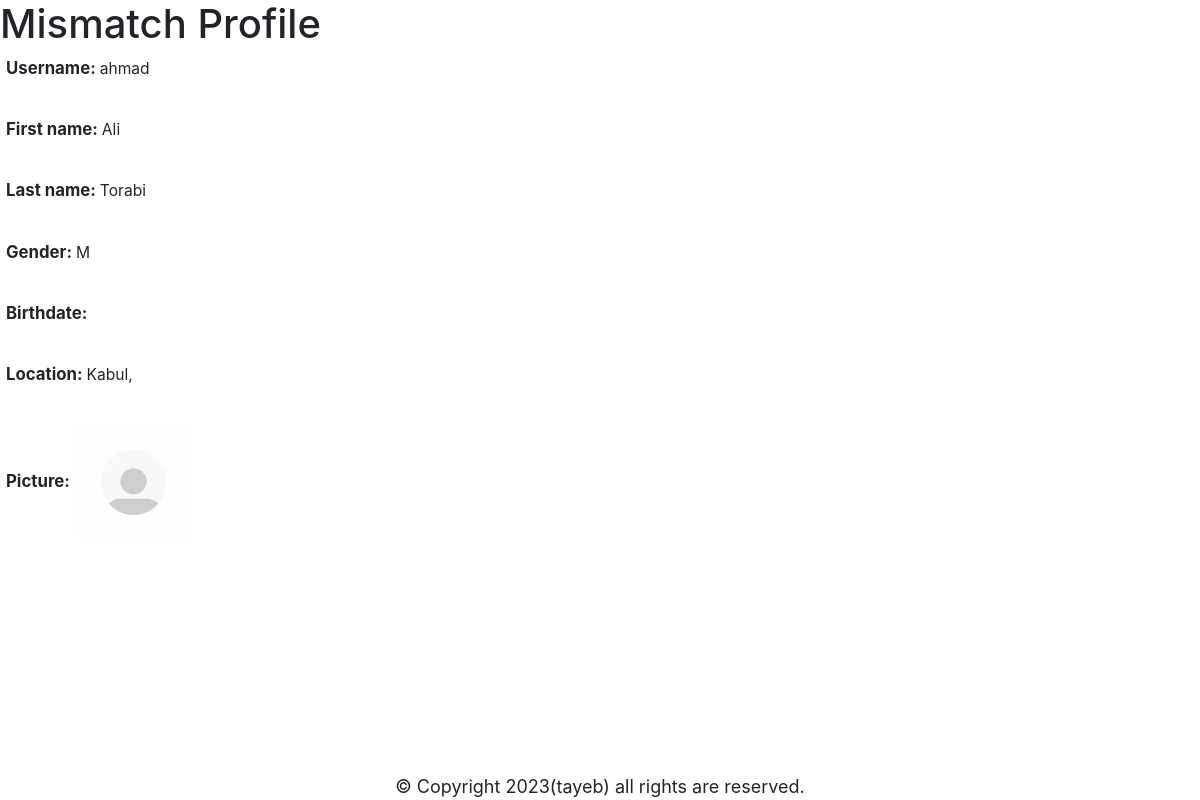
The page /mismatch_prof/2 (signed in) on the database its author committed.
### mismatch/models.py (models this page shows, shortened)
class User(AbstractUser):
    pass
    gender = models.CharField(blank=True, max_length=1)
    birthdate = models.DateField(blank=True, null=True)
    city = models.CharField(blank=True, max_length=64)
    state = models.CharField(blank=True, max_length=64)
    picture = models.ImageField(blank=True, upload_to='media/images/')
    phone = PhoneNumberField(blank=True, null=True)

### mismatch/views.py (the view)
# urls.py: path('mismatch_prof/<int:user_id>', views.mismatch_prof, name='mismatch_prof')
@login_required
def mismatch_prof(request, user_id):
    mismatch = User.objects.get(id=user_id)
    return render(request, 'mismatch/mismatch_prof.html', {
        'mismatch': mismatch
    })

### mismatch/templates/mismatch/mismatch_prof.html (shortened to what this page needs)
{% extends 'mismatch/layout.html' %}
{% block body %}
    <h1>Mismatch Profile </h1>
    <div><b>Username: </b>{{ mismatch.username }}</div><br>
    <div><b>First name: </b>{{ mismatch.first_name }}</div><br>
    <div><b>Last name: </b>{{ mismatch.last_name }}</div><br>
    <div><b>Gender: </b>{{ mismatch.gender }}</div><br>
    <div><b>Birthdate: </b>
    </div><br>
    <div><b>Location: </b>{{mismatch.city}}, {{mismatch.state}}</div><br>
    <div><b>Picture: </b>
        {% if mismatch.picture %}
            <img class="pf_pic" src="{{ mismatch.picture.url }}" alt="Profile Pic">
        {% else %}
            <img src="/media/media/images/Default.jpg" alt="Profile Picture" class="users_pf_pic">
        {% endif %}
    </div><br><br>
{% endblock %}

### mismatch/static/mismatch/style.css (style rules this page uses)
.users_pf_pic { width: 10%; height: 10%; }
div { margin: 0.5%; font-size: 1.3vw; }
b { font-size: 1.4vw; }

### rows shown on the page
User: username "ahmad", first_name "Ali", last_name "Torabi", gender "M", city "Kabul"
